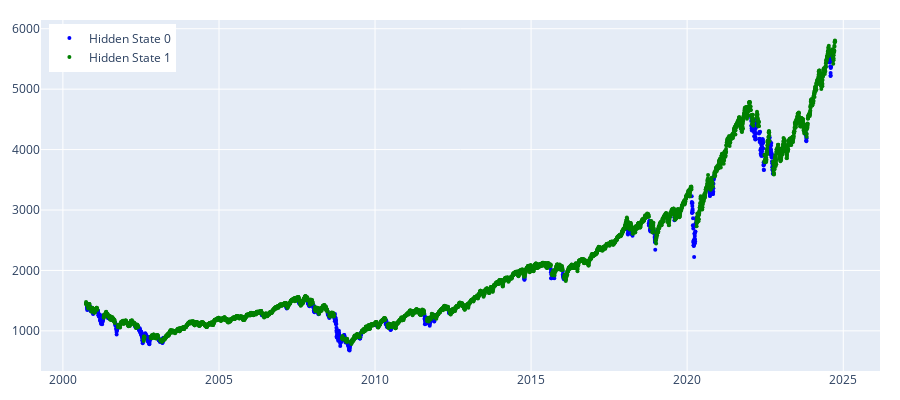

The cell this chart's notebook holds for it:
### Markdown cell above
The graph above presents the distribution of hidden states predicted by the GMM. The model classified 504 observations as hidden state 1, which we attributed to the crash period. Compared with the Agglomerative clustering approach, we see that GMM could detect market regimes much better and with smaller lags. Although better than the Agglomerative clustering results, hidden 1 states are also quite sparse here. It should also be mentioned that both results come from in-sample testing, and as expected, out-of-sample testing may lead to worse results. 

Finally, let us now detect market regimes using HMM and compare the results with the two other approaches. We initialise the model with custom parameters, then plot the predicted hidden states in a graph. The parameters are selected based on the best outcome from several experiments.

### Code cell
params = {'n_components':2, 'covariance_type':"full", 'random_state':100}

hmm_model = regime_detection.get_regimes_hmm(prices_array, params)
hmm_states = hmm_model.predict(prices_array)
plot_hidden_states(np.array(hmm_states), prices[[f'{"Min.Dollar"}']])

### Figure 1 — Plotly figure (JSON) as saved in the notebook; plotly's stock layout.template omitted (floating-point values rounded to 4 significant figures; data arrays with more than 128 entries replaced by an {"elided": "..."} marker saying what was removed)
{"data": [{"marker": {"color": "blue", "size": 4}, "mode": "markers", "name": "Hidden State 0", "type": "scatter", "x": {"elided": "812 str values"}, "y": {"elided": "812 float values"}}, {"marker": {"color": "green", "size": 4}, "mode": "markers", "name": "Hidden State 1", "type": "scatter", "x": {"elided": "5250 str values"}, "y": {"elided": "5250 float values"}}], "layout": {"height": 400, "legend": {"x": 0.01, "xanchor": "left", "y": 0.99, "yanchor": "top"}, "margin": {"b": 20, "l": 20, "r": 20, "t": 20}, "width": 900}}
